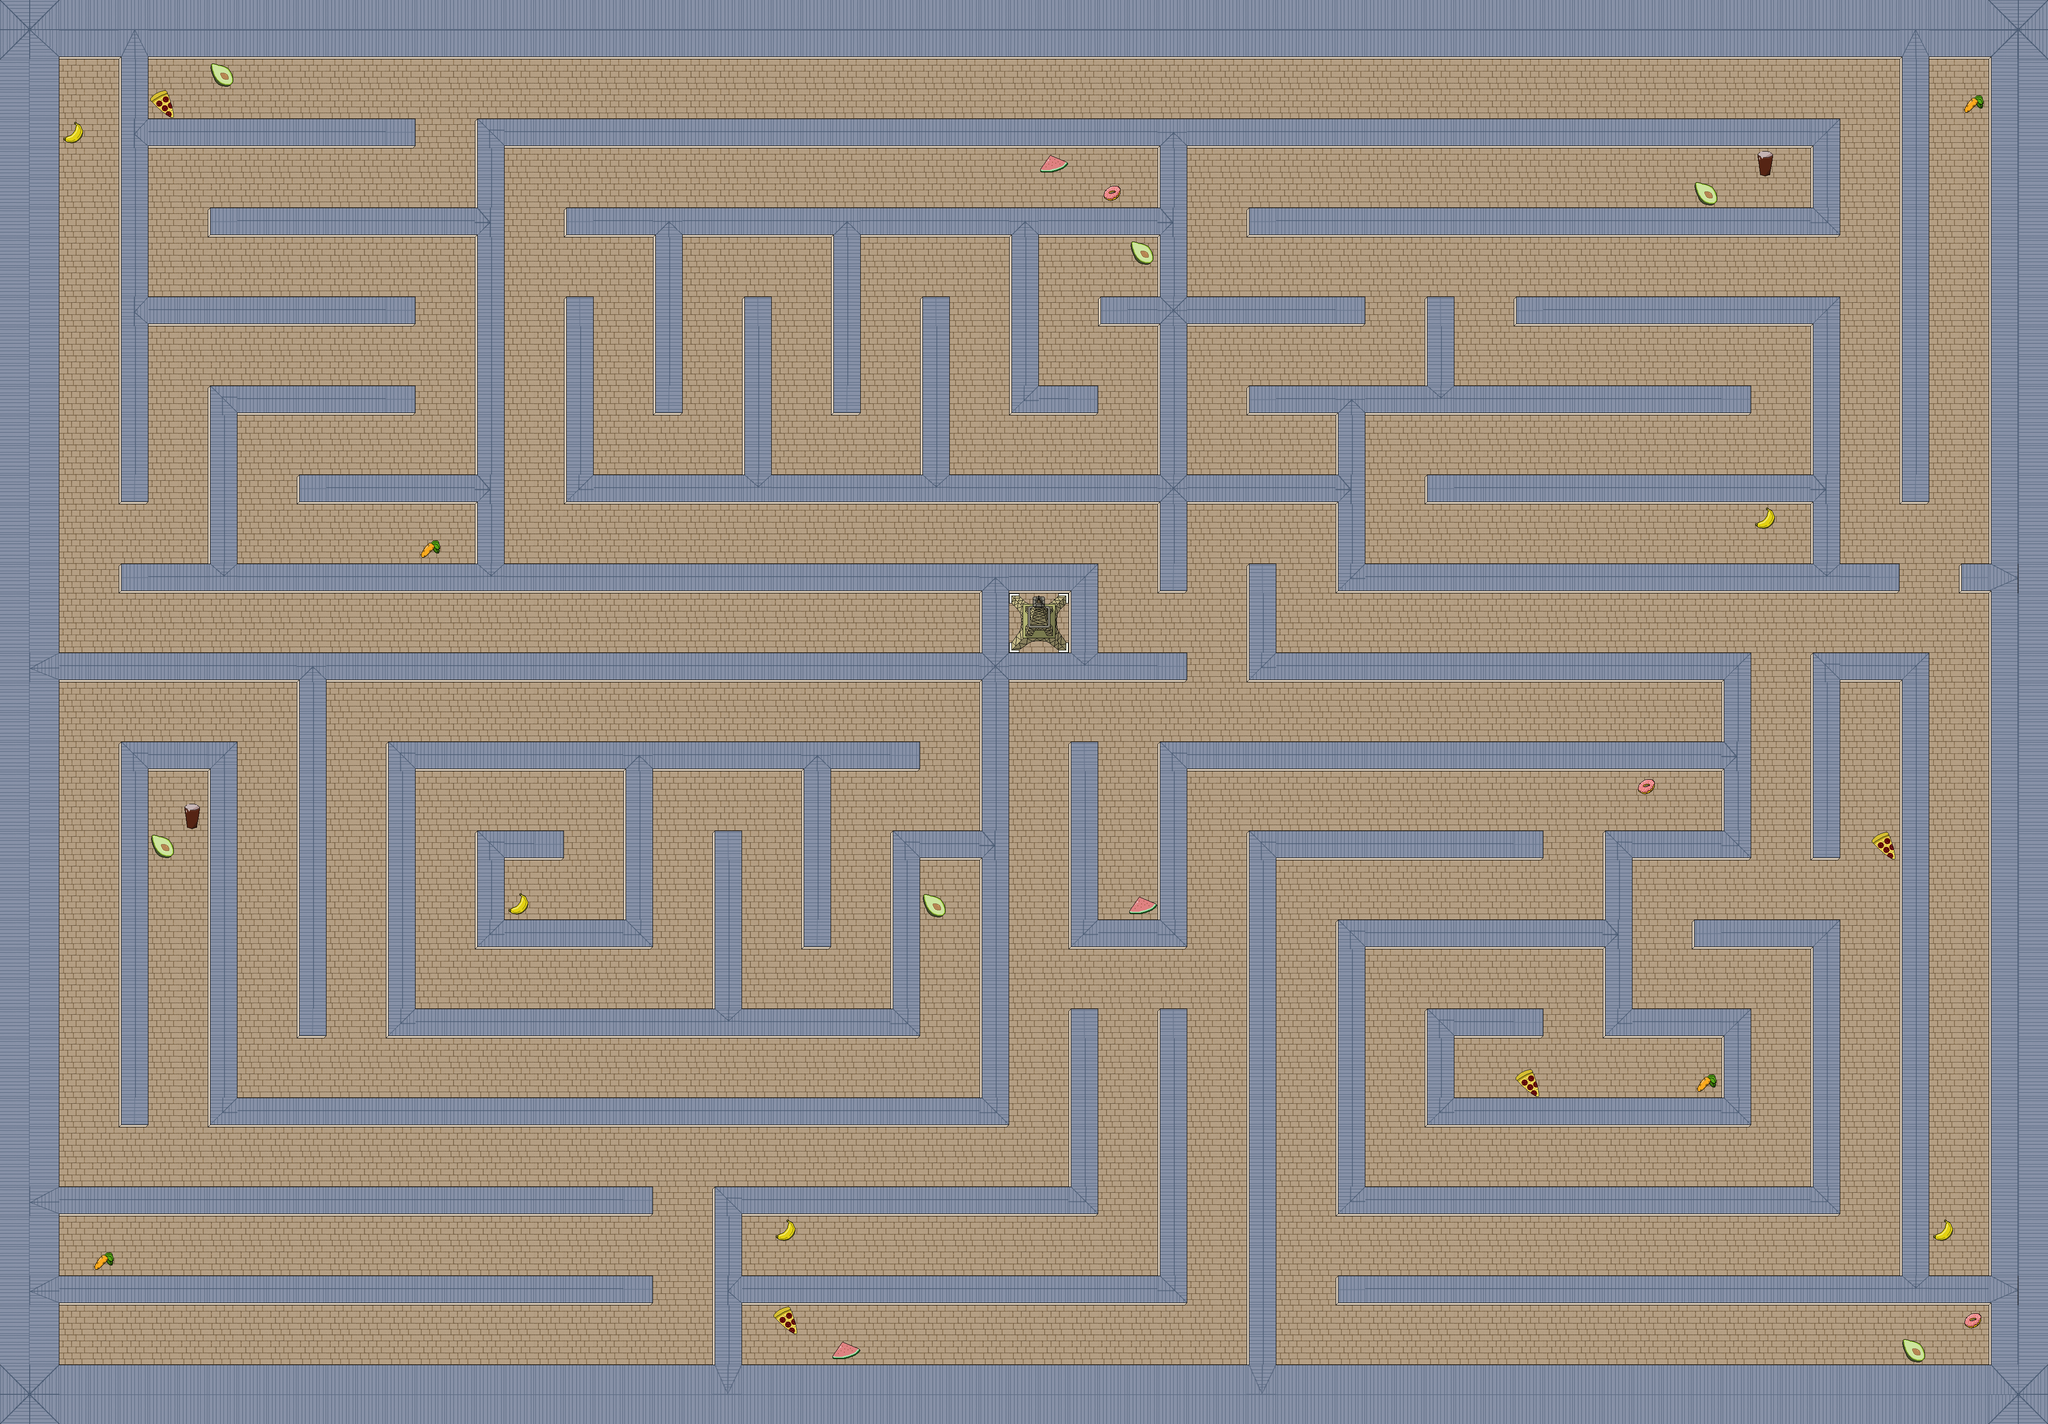

Tiled map render using the project's own tile images. Description and the map definition, with tile-layer contents summarised, below:
An orthogonal 69x48 tile map with 64x64 px tiles, 4 tile layers (ground, wall_tiles, bad_tiles, good_tiles), 2 hidden layers not drawn, 5 tilesets and 123 objects.

<map version="1.2" tiledversion="1.2.3" orientation="orthogonal" renderorder="right-down" width="69" height="48" tilewidth="64" tileheight="64" infinite="0" nextlayerid="23" nextobjectid="141">
 <tileset firstgid="1" name="tilesetpariisi" tilewidth="64" tileheight="64" tilecount="27" columns="27">
  <image source="tilesetpariisi.png" width="1728" height="64" />
 </tileset>
 <tileset firstgid="28" name="bad_objects" tilewidth="64" tileheight="64" tilecount="3" columns="3">
  <image source="../bad_objects.png" width="192" height="64" />
 </tileset>
 <tileset firstgid="31" name="good_objects" tilewidth="64" tileheight="64" tilecount="4" columns="4">
  <image source="../good_objects.png" width="256" height="64" />
 </tileset>
 <tileset firstgid="35" name="maali_placeholder" tilewidth="64" tileheight="64" tilecount="1" columns="1">
  <image source="../maali_placeholder.png" width="64" height="64" />
 </tileset>
 <tileset firstgid="36" name="eiffel" tilewidth="64" tileheight="64" tilecount="4" columns="2">
  <image source="eiffel.png" width="128" height="128" />
 </tileset>
 <layer id="17" name="ground" width="69" height="48">
  <data>[3312 cells, 3312 non-empty, 1 distinct tile ids]</data>
 </layer>
 <layer id="18" name="wall_tiles" width="69" height="48">
  <data>[3312 cells, 1338 non-empty, 29 distinct tile ids]</data>
 </layer>
 <objectgroup id="8" name="wall_objects">
  <object id="6" x="256" y="128" width="64" height="960" />
  <object id="7" x="320" y="256" width="576" height="64" />
  <object id="8" x="448" y="448" width="576" height="64" />
  <object id="9" x="320" y="640" width="576" height="64" />
  <object id="10" x="448" y="832" width="448" height="64" />
  <object id="11" x="448" y="896" width="64" height="320" />
  <object id="13" x="640" y="1024" width="384" height="64" />
  <object id="14" x="1024" y="256" width="64" height="960" />
  <object id="15" x="256" y="1216" width="2048" height="64" />
  <object id="16" x="2304" y="1216" width="64" height="192" />
  <object id="19" x="128" y="1408" width="2432" height="64" />
  <object id="20" x="1216" y="448" width="1280" height="64" />
  <object id="21" x="1408" y="512" width="64" height="384" />
  <object id="22" x="1792" y="512" width="64" height="384" />
  <object id="23" x="2176" y="512" width="64" height="384" />
  <object id="24" x="2240" y="832" width="128" height="64" />
  <object id="25" x="1984" y="640" width="64" height="384" />
  <object id="26" x="1600" y="640" width="64" height="384" />
  <object id="27" x="1216" y="640" width="64" height="384" />
  <object id="28" x="1216" y="1024" width="1664" height="64" />
  <object id="29" x="2496" y="1088" width="64" height="192" />
  <object id="30" x="2496" y="320" width="64" height="704" />
  <object id="31" x="2368" y="640" width="128" height="64" />
  <object id="32" x="2560" y="640" width="384" height="64" />
  <object id="33" x="1088" y="256" width="2880" height="64" />
  <object id="34" x="3904" y="320" width="64" height="192" />
  <object id="35" x="2688" y="448" width="1216" height="64" />
  <object id="36" x="3264" y="640" width="704" height="64" />
  <object id="37" x="3072" y="640" width="64" height="192" />
  <object id="38" x="2688" y="832" width="1088" height="64" />
  <object id="39" x="2880" y="896" width="64" height="384" />
  <object id="40" x="2944" y="1216" width="1024" height="64" />
  <object id="41" x="3904" y="704" width="64" height="512" />
  <object id="42" x="3072" y="1024" width="832" height="64" />
  <object id="43" x="3904" y="1408" width="192" height="64" />
  <object id="44" x="3904" y="1472" width="64" height="384" />
  <object id="45" x="2688" y="1216" width="64" height="256" />
  <object id="46" x="2752" y="1408" width="960" height="64" />
  <object id="47" x="3712" y="1408" width="64" height="448" />
  <object id="48" x="2560" y="1600" width="1152" height="64" />
  <object id="49" x="2496" y="1600" width="64" height="384" />
  <object id="50" x="2304" y="1600" width="64" height="384" />
  <object id="51" x="2304" y="1984" width="256" height="64" />
  <object id="52" x="2688" y="1792" width="640" height="64" />
  <object id="53" x="3456" y="1792" width="256" height="64" />
  <object id="54" x="2688" y="1856" width="64" height="896" />
  <object id="56" x="3456" y="1856" width="64" height="384" />
  <object id="57" x="3520" y="2176" width="256" height="64" />
  <object id="58" x="3712" y="2240" width="64" height="192" />
  <object id="59" x="3072" y="2368" width="640" height="64" />
  <object id="60" x="3072" y="2176" width="64" height="192" />
  <object id="61" x="3136" y="2176" width="192" height="64" />
  <object id="62" x="2880" y="1984" width="576" height="64" />
  <object id="63" x="2880" y="2048" width="64" height="576" />
  <object id="64" x="2944" y="2560" width="1024" height="64" />
  <object id="65" x="3648" y="1984" width="320" height="64" />
  <object id="66" x="3904" y="2048" width="64" height="512" />
  <object id="67" x="2496" y="2176" width="64" height="576" />
  <object id="68" x="2304" y="2176" width="64" height="448" />
  <object id="69" x="1536" y="2560" width="64" height="192" />
  <object id="70" x="1600" y="2560" width="704" height="64" />
  <object id="71" x="2112" y="1472" width="64" height="960" />
  <object id="72" x="1920" y="1792" width="192" height="64" />
  <object id="73" x="1920" y="1856" width="64" height="384" />
  <object id="74" x="1536" y="1792" width="64" height="384" />
  <object id="75" x="832" y="2176" width="1088" height="64" />
  <object id="76" x="832" y="1600" width="64" height="576" />
  <object id="77" x="896" y="1600" width="1088" height="64" />
  <object id="78" x="1728" y="1664" width="64" height="384" />
  <object id="79" x="1344" y="1664" width="64" height="384" />
  <object id="80" x="1024" y="1792" width="192" height="64" />
  <object id="81" x="1024" y="1856" width="64" height="192" />
  <object id="82" x="1088" y="1984" width="256" height="64" />
  <object id="83" x="448" y="2368" width="1664" height="64" />
  <object id="84" x="640" y="1472" width="64" height="768" />
  <object id="85" x="448" y="1600" width="64" height="768" />
  <object id="86" x="128" y="2560" width="1280" height="64" />
  <object id="87" x="256" y="1600" width="192" height="64" />
  <object id="88" x="256" y="1664" width="64" height="768" />
  <object id="113" x="128" y="2752" width="1280" height="64" />
  <object id="114" x="1536" y="2752" width="64" height="192" />
  <object id="115" x="1600" y="2752" width="960" height="64" />
  <object id="116" x="2688" y="2752" width="64" height="192" />
  <object id="117" x="2880" y="2752" width="1280" height="64" />
  <object id="118" x="4096" y="1408" width="64" height="1344" />
  <object id="120" x="4160" y="2752" width="128" height="64" />
  <object id="122" x="4096" y="128" width="64" height="960" />
  </objectgroup>
 <objectgroup id="11" name="goal_blocking_object" visible="0">
  <!-- 1 objects omitted --></objectgroup>
 <objectgroup id="10" name="goal_object" visible="0">
  <!-- 1 objects omitted --></objectgroup>
 <layer id="19" name="goal_ground" width="69" height="48" visible="0">
  <data>[3312 cells, 4 non-empty, 1 distinct tile ids]</data>
 </layer>
 <layer id="20" name="goal" width="69" height="48" visible="0">
  <data>[3312 cells, 4 non-empty, 3 distinct tile ids]</data>
 </layer>
 <layer id="21" name="bad_tiles" width="69" height="48">
  <data>[3312 cells, 9 non-empty, 3 distinct tile ids]</data>
 </layer>
 <objectgroup id="15" name="bad_objects" visible="0">
  <!-- 9 objects omitted --></objectgroup>
 <layer id="22" name="good_tiles" width="69" height="48">
  <data>[3312 cells, 18 non-empty, 4 distinct tile ids]</data>
 </layer>
 <objectgroup id="16" name="good_objects" visible="0">
  <!-- 18 objects omitted --></objectgroup>
 <objectgroup id="7" name="startpos" visible="0">
  <!-- 1 objects omitted --></objectgroup>
</map>
<!-- 36 of 123 objects omitted -->
